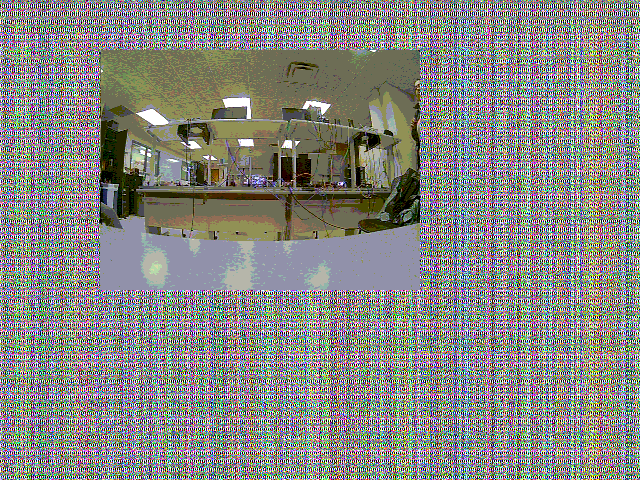
#> input picture test-ntsc-images/vga_capture_19700101_004956_000.png, 640 x 480 px
$ python -i classify_lens_from_scratch_v16.py   (imports and definitions only)   (older library calls are emulated)
#> lines starting #> are read from the running program, lines starting #| are printed output that depends on the picture
import importlib.util
import json
import math
import random
import subprocess
import sys
from dataclasses import dataclass
from pathlib import Path
from typing import Any

import cv2
import numpy as np


@dataclass
class Candidate:
    projection_model: str
    input_hfov_deg: float
    output_hfov_deg: float
    correction_strength: float
    center_x_offset_px: float
    center_y_offset_px: float
    residual_k1: float
    residual_k2: float


# [8 lines left out: function load_module, not called in this run]


def clamp(x: float, lo: float, hi: float) -> float:
    return max(lo, min(hi, x))


# [97 lines left out: functions track_horizontal_edge, track_vertical_edge, bow_metric_from_horizontal_path, bow_metric_from_vertical_path, not called in this run]


def hv_hough_score(gray: np.ndarray) -> float:
    small = cv2.resize(gray, (160, 120), interpolation=cv2.INTER_AREA)
    edges = cv2.Canny(small, 50, 140, L2gradient=True)
    lines = cv2.HoughLinesP(
        edges,
        rho=1,
        theta=np.pi / 180.0,
        threshold=24,
        minLineLength=16,
        maxLineGap=6,
    )
    if lines is None:
        return 0.0

    score = 0.0
    for line in lines[:, 0, :]:
        x1, y1, x2, y2 = map(float, line)
        dx = x2 - x1
        dy = y2 - y1
        length = float(math.hypot(dx, dy))
        if length < 3.0:
            continue
        angle = (float(np.degrees(np.arctan2(dy, dx))) + 180.0) % 180.0
        horizontal = min(angle, 180.0 - angle) <= 12.0
        vertical = abs(angle - 90.0) <= 12.0
        if horizontal or vertical:
            score += length
    return score * 2.0


# [279 lines left out: functions evaluate_candidate, random_candidate, refined_candidate, to_reconstruction_args, main, not called in this run]


# [2 lines not run here, left out]

>>> import cv2
>>> picture = cv2.imread('../test-ntsc-images/vga_capture_19700101_004956_000.png', cv2.IMREAD_GRAYSCALE)
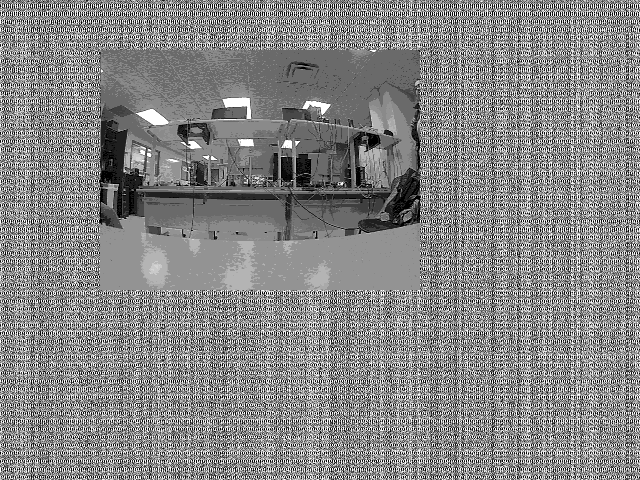
#> picture: shape (480, 640); min 0, max 255, mean 133.6
>>> result = hv_hough_score(picture)
#> in hv_hough_score, `small = cv2.resize(gray, (160, 120), interpolation=cv2.INTER_AREA)`:
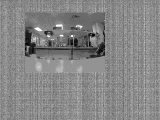
#> small: shape (120, 160); min 0, max 255, mean 133.6
#> in hv_hough_score, `edges = cv2.Canny(small, 50, 140, L2gradient=True)`:
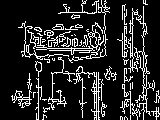
#> edges: shape (120, 160); 15.5% white in thin lines or dots
#> in hv_hough_score, `lines = cv2.HoughLinesP( edges, rho=1, theta=np.pi / 180.0, threshold=..`: lines = 70 rows, first 6: [143, 119, 143, 0], [97, 57, 99, 26], [130, 119, 130, 20], [124, 119, 124, 5], [95, 57, 95, 22], [132, 88, 132, 8]
#> the loop in hv_hough_score, `for line in lines[:, 0, :]:` made 70 passes
#> (x1, y1, x2, y2, dx, dy, length, angle) on passes 1, 2, 3, 4, 5, 6, 7, 8, 9, 10, 12, 13: (143, 119, 143, 0, 0, -119, 119, 90), (97, 57, 99, 26, 2, -31, 31.06, 93.69), (130, 119, 130, 20, 0, -99, 99, 90), (124, 119, 124, 5, 0, -114, 114, 90), (95, 57, 95, 22, 0, -35, 35, 90), (132, 88, 132, 8, 0, -80, 80, 90), (96, 119, 96, 72, 0, -47, 47, 90), (38, 119, 38, 71, 0, -48, 48, 90), (85, 50, 105, 51, 20, 1, 20.02, 2.86), (98, 119, 98, 72, 0, -47, 47, 90), (126, 80, 126, 23, 0, -57, 57, 90), (82, 117, 82, 67, 0, -50, 50, 90)
#> (x1, y1, x2, y2, dx, dy, length, angle) on passes 11, 17, 18, 19, 23, 24: (44, 34, 105, 50, 61, 16, 63.06, 14.7), (36, 70, 66, 29, 30, -41, 50.8, 126.2), (24, 40, 73, 52, 49, 12, 50.45, 13.76), (89, 58, 105, 38, 16, -20, 25.61, 128.7), (25, 29, 45, 47, 20, 18, 26.91, 41.99), (61, 59, 71, 26, 10, -33, 34.48, 106.9)
#> after the loop in hv_hough_score, `for line in lines[:, 0, :]:`: score = 1610.9
#> result = 3221.9
